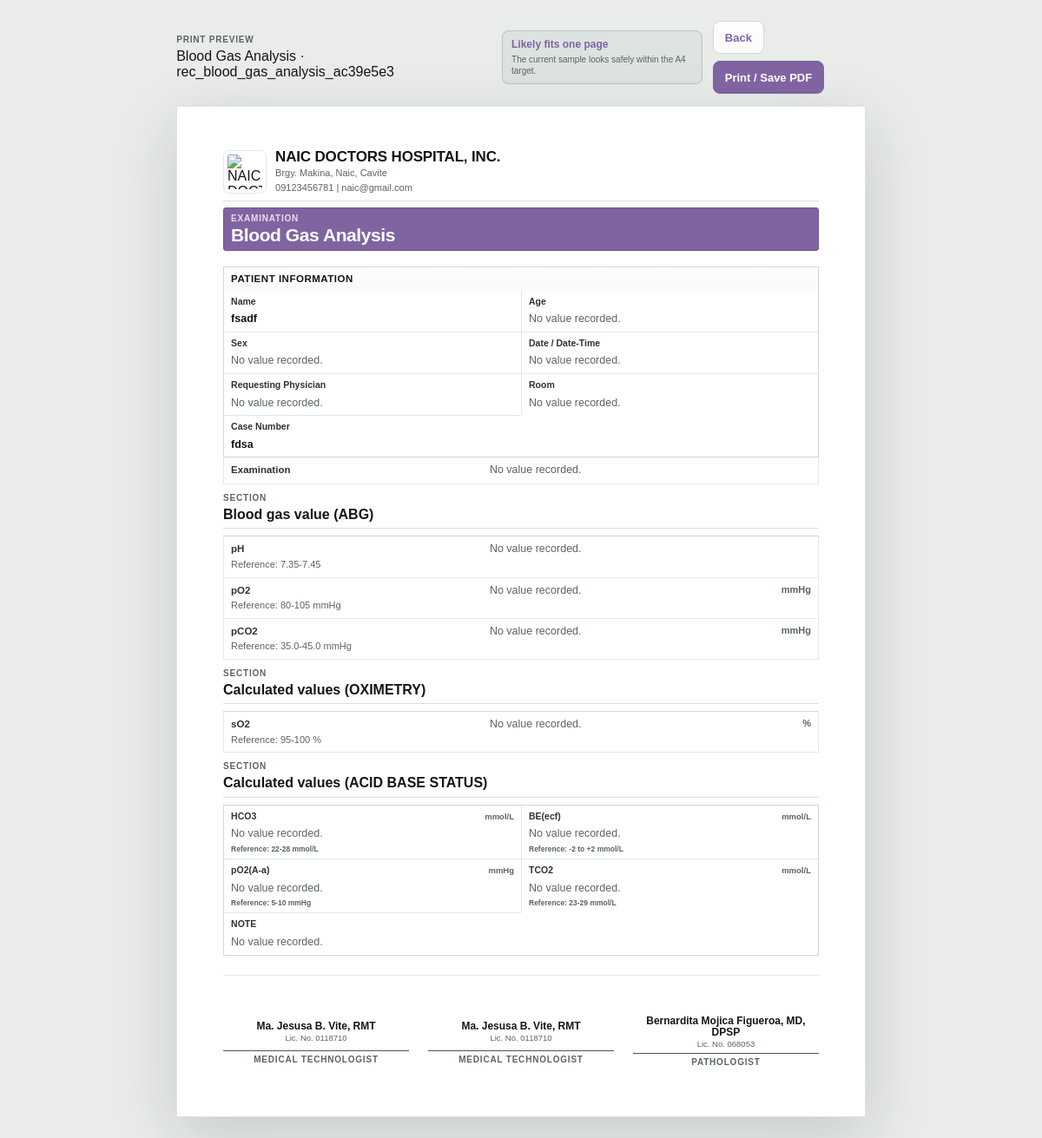
The page /records/52/print (signed in) on the database its author committed.
### app/naic_builder/models.py (models this page shows)
class FormDefinition(Base):
    __tablename__ = "form_definitions"
    id: Mapped[int] = mapped_column(Integer, primary_key=True)
    slug: Mapped[str] = mapped_column(String(120), unique=True, index=True)
    name: Mapped[str] = mapped_column(String(255))
    library_parent_node_key: Mapped[str | None] = mapped_column(String(160), nullable=True)
    created_at: Mapped[datetime] = mapped_column(DateTime(timezone=True), default=utc_now)
    updated_at: Mapped[datetime] = mapped_column(
        DateTime(timezone=True),
        default=utc_now,
        onupdate=utc_now,
    )
    versions: Mapped[list["FormVersion"]] = relationship(
        back_populates="form",
        cascade="all, delete-orphan",
        order_by="FormVersion.version_number",
    )
    library_node: Mapped["LibraryNode | None"] = relationship(
        back_populates="form_definition",
        uselist=False,
    )
    records: Mapped[list["Record"]] = relationship(
        back_populates="form",
        cascade="all, delete-orphan",
        order_by="Record.updated_at",
    )

class Record(Base):
    __tablename__ = "records"
    id: Mapped[int] = mapped_column(Integer, primary_key=True)
    record_key: Mapped[str] = mapped_column(String(120), unique=True, index=True)
    form_id: Mapped[int] = mapped_column(ForeignKey("form_definitions.id"), index=True)
    form_version_id: Mapped[int] = mapped_column(ForeignKey("form_versions.id"), index=True)
    status: Mapped[str] = mapped_column(String(40), default="draft", index=True)
    patient_name: Mapped[str | None] = mapped_column(String(255), nullable=True, index=True)
    case_number: Mapped[str | None] = mapped_column(String(120), nullable=True, index=True)
    values_json: Mapped[str] = mapped_column(Text, default="{}")
    indexed_meta_json: Mapped[str] = mapped_column(Text, default="{}")
    created_by_user_id: Mapped[int | None] = mapped_column(ForeignKey("users.id"), nullable=True)
    updated_by_user_id: Mapped[int | None] = mapped_column(ForeignKey("users.id"), nullable=True)
    completed_at: Mapped[datetime | None] = mapped_column(DateTime(timezone=True), nullable=True)
    created_at: Mapped[datetime] = mapped_column(DateTime(timezone=True), default=utc_now)
    updated_at: Mapped[datetime] = mapped_column(
        DateTime(timezone=True),
        default=utc_now,
        onupdate=utc_now,
    )
    form: Mapped[FormDefinition] = relationship(back_populates="records")
    form_version: Mapped[FormVersion] = relationship(back_populates="records")
    created_by_user: Mapped["User | None"] = relationship(
        back_populates="created_records",
        foreign_keys=[created_by_user_id],
    )
    updated_by_user: Mapped["User | None"] = relationship(
        back_populates="updated_records",
        foreign_keys=[updated_by_user_id],
    )
    assets: Mapped[list["RecordAsset"]] = relationship(
        back_populates="record",
        cascade="all, delete-orphan",
        order_by="RecordAsset.created_at",
    )

class ClinicProfile(Base):
    __tablename__ = "clinic_profiles"
    id: Mapped[int] = mapped_column(Integer, primary_key=True)
    clinic_name: Mapped[str] = mapped_column(String(255), default="")
    address: Mapped[str | None] = mapped_column(Text, nullable=True)
    contact_number: Mapped[str | None] = mapped_column(String(120), nullable=True)
    contact_email: Mapped[str | None] = mapped_column(String(255), nullable=True)
    logo_path: Mapped[str | None] = mapped_column(Text, nullable=True)
    logo_original_filename: Mapped[str | None] = mapped_column(String(255), nullable=True)
    logo_mime_type: Mapped[str | None] = mapped_column(String(120), nullable=True)
    created_at: Mapped[datetime] = mapped_column(DateTime(timezone=True), default=utc_now)
    updated_at: Mapped[datetime] = mapped_column(
        DateTime(timezone=True),
        default=utc_now,
        onupdate=utc_now,
    )

### app/naic_builder/main.py (the view)
@app.get("/records/{record_id}/print", response_class=HTMLResponse)
def print_record_page(
    record_id: int,
    request: Request,
    session: Session = Depends(get_session),
) -> HTMLResponse:
    return render_record_print_page(request, session, record_id=record_id)

### app/naic_builder/templates/records/print.html (shortened to what this page needs)
<!doctype html>
<html lang="en">
<head>
  <link rel="stylesheet" href="{{ url_for('static', path='print.css') }}?v=20260430-signature-space">
</head>
<body class="print-density-{{ document.print_config.density }} print-font-{{ (document.print_config.font_family or 'arial_narrow') | replace('_', '-') }}" style="--accent: {{ document.print_config.accent_color }}; --accent-ink: {{ document.print_accent_ink or '#ffffff' }}">
  {% from "records/_print_document.html" import render_print_page %}
  {% set record_meta = document["record"] or {} %}
  {% set fit = document.fit_estimate or {} %}
  <main class="print-shell">
    <div class="print-toolbar">
      <div class="print-toolbar-copy">
        <p class="print-eyebrow">Print preview</p>
        <p>{{ document.form_name }} · {{ document.record_key }}</p>
      </div>
      <div class="print-fit-badge" data-fit="{{ fit.status or 'likely' }}">
        <strong>{{ fit.label or "Estimated fit" }}</strong>
        <span>{{ fit.detail or "Use browser print preview for final confirmation." }}</span>
      </div>
      <div class="print-toolbar-actions">
        <a class="print-link" href="/records/{{ record_meta['id'] }}">Back</a>
        <button class="print-button" type="button" onclick="window.print()">Print / Save PDF</button>
      </div>
    </div>
    {{ render_print_page(document) }}
  </main>
</body>
</html>

### app/naic_builder/templates/records/_print_document.html (shortened to what this page needs)
{% macro render_print_field_answer(item) %}
  {% set display = item["display"] or {} %}
  {% if display.kind == "image" %}
    {% if display.image_url %}
    <img class="print-image print-image--{{ item.image_size or 'medium' }}" src="{{ display.image_url }}" alt="{{ item.name }}">
    {% if display.filename %}
    <span class="print-image-meta">{{ display.filename }}</span>
    {% endif %}
    {% else %}
    <span class="print-answer is-empty">No image uploaded.</span>
    {% endif %}
  {% elif display.text %}
  <span class="print-answer{% if item.is_abnormal %} is-abnormal{% endif %}">{{ display.text }}</span>
  {% else %}
  <span class="print-answer is-empty">No value recorded.</span>
  {% endif %}
{% endmacro %}
{% macro render_print_items(items) %}
  {% for item in items %}
    {% if item.kind == "section" %}
    {% set child_items = item["items"] or [] %}
    <section class="print-section">
      {% if item.show_title %}
      <header class="print-section-head">
        <p class="print-eyebrow">Section</p>
        <h2 class="print-section-title">{{ item.name }}</h2>
      </header>
      {% endif %}
      <div class="print-items">
        {{ render_print_items(child_items) }}
      </div>
    </section>
    {% elif item.kind == "group" %}
    {% set child_items = item["items"] or [] %}
    <section class="print-group">
      {% if item.show_title %}
      <header class="print-group-head">
        <h3 class="print-group-title">{{ item.name }}</h3>
      </header>
      {% endif %}
      <div class="print-items">
        {{ render_print_items(child_items) }}
      </div>
    </section>
    {% elif item.kind == "field_grid" %}
    {% set grid_items = item["items"] or [] %}
    <div class="print-field-grid">
      {% for field in grid_items %}
      <article class="print-grid-cell">
        <div class="print-grid-cell-head">
          <strong>{{ field.name }}</strong>
          {% if field.unit_hint %}
          <span>{{ field.unit_hint }}</span>
          {% endif %}
        </div>
        <div class="print-grid-cell-result">
          {{ render_print_field_answer(field) }}
        </div>
        {% if field.reference_text %}
        <small class="{% if field.is_abnormal %}is-abnormal{% endif %}">Reference: {{ field.reference_text }}</small>
        {% endif %}
      </article>
      {% endfor %}
    </div>
    {% elif item.kind == "field" %}
    <article class="print-row">
      <div class="print-row-name">
        <strong>{{ item.name }}</strong>
        {% if item.reference_text %}
        <span class="{% if item.is_abnormal %}is-abnormal{% endif %}">Reference: {{ item.reference_text }}</span>
        {% endif %}
      </div>
      <div class="print-row-result">
        {{ render_print_field_answer(item) }}
      </div>
      <div class="print-row-unit">
        {% if item.unit_hint %}
        <span>{{ item.unit_hint }}</span>
        {% endif %}
      </div>
    </article>
    {% endif %}
  {% endfor %}
{% endmacro %}
{% macro render_print_page(document) %}
  {% set doc_items = document["items"] or [] %}
  {% set clinic = document["clinic"] or {} %}
  {% set print_config = document["print_config"] or {} %}
  <section class="print-page">
    {% if print_config.show_logo or print_config.show_clinic_info %}
    <header class="print-document-header">
      <div class="print-clinic-brand{% if not print_config.show_logo %} no-logo{% endif %}">
        {% if print_config.show_logo %}
        {% if clinic.logo_url %}
        <img class="print-logo" src="{{ clinic.logo_url }}" alt="{{ clinic.name }}">
        {% else %}
        <div class="print-logo-placeholder">{{ clinic.name[:2] | upper }}</div>
        {% endif %}
        {% endif %}
        {% if print_config.show_clinic_info %}
        <div class="print-clinic-copy">
          <strong>{{ clinic.name }}</strong>
          {% if clinic.address %}
          <span>{{ clinic.address }}</span>
          {% endif %}
          {% if clinic.contact_line %}
          <span>{{ clinic.contact_line }}</span>
          {% endif %}
        </div>
        {% endif %}
      </div>
    </header>
    {% endif %}
    <section class="print-exam-head">
      <div class="print-exam-copy">
        <p class="print-eyebrow">Examination</p>
        <h1 class="print-title">{{ document.form_name }}</h1>
      </div>
    </section>
    <section class="print-body">
      {{ render_print_items(doc_items) }}
    </section>
    {% set signature_items = document.signatures or [] %}
    {% if print_config.show_signatures and signature_items %}
    <footer class="print-footer">
      {% for signature in signature_items %}
        <div class="print-signature">
          <span class="print-signature-mark" aria-hidden="true"></span>
          <span class="print-signature-identity">
          {% if signature.name %}
            <span class="print-signature-name">{{ signature.name }}</span>
          {% endif %}
            {% if signature.license %}
            <small>Lic. No. {{ signature.license }}</small>
            {% endif %}
          </span>
          <span class="print-signature-rule" aria-hidden="true"></span>
          <strong>{{ signature.label }}</strong>
        </div>
      {% endfor %}
    </footer>
    {% endif %}
  </section>
{% endmacro %}

### rows shown on the page
FormDefinition: form_name "Blood Gas Analysis"
Record: record_key "rec_blood_gas_analysis_ac39e5e3"
ClinicProfile: name "NAIC DOCTORS HOSPITAL, INC.", address "Brgy. Makina, Naic, Cavite"

### other values the page prints
{{ fit.label or "Estimated fit" }} "Likely fits one page"
{{ fit.detail or "Use browser print preview for final confirmation." }} "The current sample looks safely within the A4 target."
{{ clinic.contact_line }} "09123456781 | naic@gmail.com"
{{ item.name }} "PATIENT INFORMATION"
{{ field.name }} "Name" "Age" "Sex" "Date / Date-Time" "Requesting Physician" "Room" "Case Number" "HCO3" "BE(ecf)" "pO2(A-a)" "TCO2" "NOTE"
{{ display.text }} "fsadf" "fdsa"
{{ item.name }} "Examination" "pH" "pO2" "pCO2" "sO2"
{{ item.name }} "Blood gas value (ABG)" "Calculated values (OXIMETRY)" "Calculated values (ACID BASE STATUS)"
{{ item.reference_text }} "7.35-7.45" "80-105 mmHg" "35.0-45.0 mmHg" "95-100 %"
{{ item.unit_hint }} "mmHg" "mmHg" "%"
{{ field.unit_hint }} "mmol/L" "mmol/L" "mmHg" "mmol/L"
{{ field.reference_text }} "22-28 mmol/L" "-2 to +2 mmol/L" "5-10 mmHg" "23-29 mmol/L"
{{ signature.name }} "Ma. Jesusa B. Vite, RMT" "Ma. Jesusa B. Vite, RMT" "Bernardita Mojica Figueroa, MD, DPSP"
{{ signature.license }} "0118710" "0118710" "068053"
{{ signature.label }} "MEDICAL TECHNOLOGIST" "MEDICAL TECHNOLOGIST" "PATHOLOGIST"
